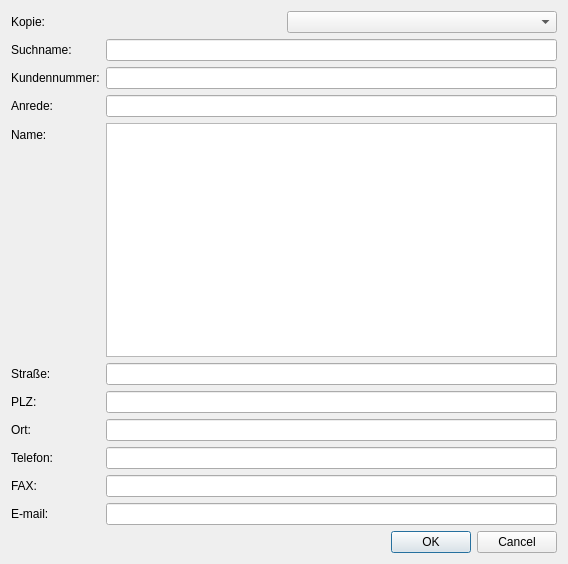
<?xml version="1.0" encoding="UTF-8"?>
<ui version="4.0">
 <class>addressPage</class>
 <widget class="AddressPage" name="addressPage">
  <property name="geometry">
   <rect>
    <x>0</x>
    <y>0</y>
    <width>568</width>
    <height>564</height>
   </rect>
  </property>
  <property name="windowTitle">
   <string>Dialog</string>
  </property>
  <layout class="QVBoxLayout" name="verticalLayout">
   <item>
    <layout class="QHBoxLayout" name="horizontalLayout">
     <item>
      <widget class="QLabel" name="label">
       <property name="text">
        <string>Kopie:</string>
       </property>
      </widget>
     </item>
     <item>
      <widget class="QComboBox" name="copyBox"/>
     </item>
    </layout>
   </item>
   <item>
    <layout class="QFormLayout" name="formLayout">
     <item row="0" column="0">
      <widget class="QLabel" name="label_2">
       <property name="text">
        <string>Suchname:</string>
       </property>
      </widget>
     </item>
     <item row="0" column="1">
      <widget class="QLineEdit" name="editSearch"/>
     </item>
     <item row="1" column="0">
      <widget class="QLabel" name="label_3">
       <property name="text">
        <string>Kundennummer:</string>
       </property>
      </widget>
     </item>
     <item row="1" column="1">
      <widget class="QLineEdit" name="editNumber"/>
     </item>
     <item row="2" column="0">
      <widget class="QLabel" name="label_4">
       <property name="text">
        <string>Anrede:</string>
       </property>
      </widget>
     </item>
     <item row="2" column="1">
      <widget class="QLineEdit" name="editSalution"/>
     </item>
     <item row="3" column="0">
      <widget class="QLabel" name="label_5">
       <property name="text">
        <string>Name:</string>
       </property>
      </widget>
     </item>
     <item row="3" column="1">
      <widget class="QTextEdit" name="editName"/>
     </item>
     <item row="4" column="0">
      <widget class="QLabel" name="label_6">
       <property name="text">
        <string>Straße:</string>
       </property>
      </widget>
     </item>
     <item row="4" column="1">
      <widget class="QLineEdit" name="editStreet"/>
     </item>
     <item row="5" column="0">
      <widget class="QLabel" name="label_7">
       <property name="text">
        <string>PLZ:</string>
       </property>
      </widget>
     </item>
     <item row="5" column="1">
      <widget class="QLineEdit" name="editPlz"/>
     </item>
     <item row="6" column="0">
      <widget class="QLabel" name="label_8">
       <property name="text">
        <string>Ort:</string>
       </property>
      </widget>
     </item>
     <item row="6" column="1">
      <widget class="QLineEdit" name="editCity"/>
     </item>
     <item row="7" column="0">
      <widget class="QLabel" name="label_13">
       <property name="text">
        <string>Telefon:</string>
       </property>
      </widget>
     </item>
     <item row="7" column="1">
      <widget class="QLineEdit" name="editPhone"/>
     </item>
     <item row="8" column="0">
      <widget class="QLabel" name="label_10">
       <property name="text">
        <string>FAX:</string>
       </property>
      </widget>
     </item>
     <item row="8" column="1">
      <widget class="QLineEdit" name="editFax"/>
     </item>
     <item row="9" column="0">
      <widget class="QLabel" name="label_9">
       <property name="text">
        <string>E-mail:</string>
       </property>
      </widget>
     </item>
     <item row="9" column="1">
      <widget class="QLineEdit" name="editMail"/>
     </item>
    </layout>
   </item>
   <item>
    <widget class="QDialogButtonBox" name="buttonBox">
     <property name="orientation">
      <enum>Qt::Horizontal</enum>
     </property>
     <property name="standardButtons">
      <set>QDialogButtonBox::Cancel|QDialogButtonBox::Ok</set>
     </property>
    </widget>
   </item>
  </layout>
 </widget>
 <customwidgets>
  <customwidget>
   <class>AddressPage</class>
   <extends>QWidget</extends>
   <header>adding_pages.h</header>
   <container>1</container>
  </customwidget>
 </customwidgets>
 <resources/>
 <connections>
  <connection>
   <sender>buttonBox</sender>
   <signal>accepted()</signal>
   <receiver>addressPage</receiver>
   <slot>accept()</slot>
   <hints>
    <hint type="sourcelabel">
     <x>248</x>
     <y>254</y>
    </hint>
    <hint type="destinationlabel">
     <x>157</x>
     <y>274</y>
    </hint>
   </hints>
  </connection>
  <connection>
   <sender>buttonBox</sender>
   <signal>rejected()</signal>
   <receiver>addressPage</receiver>
   <slot>reject()</slot>
   <hints>
    <hint type="sourcelabel">
     <x>316</x>
     <y>260</y>
    </hint>
    <hint type="destinationlabel">
     <x>286</x>
     <y>274</y>
    </hint>
   </hints>
  </connection>
  <connection>
   <sender>copyBox</sender>
   <signal>currentIndexChanged(QString)</signal>
   <receiver>addressPage</receiver>
   <slot>CopyData(QString)</slot>
   <hints>
    <hint type="sourcelabel">
     <x>283</x>
     <y>21</y>
    </hint>
    <hint type="destinationlabel">
     <x>283</x>
     <y>219</y>
    </hint>
   </hints>
  </connection>
 </connections>
 <slots>
  <slot>CopyData(QString)</slot>
 </slots>
</ui>
